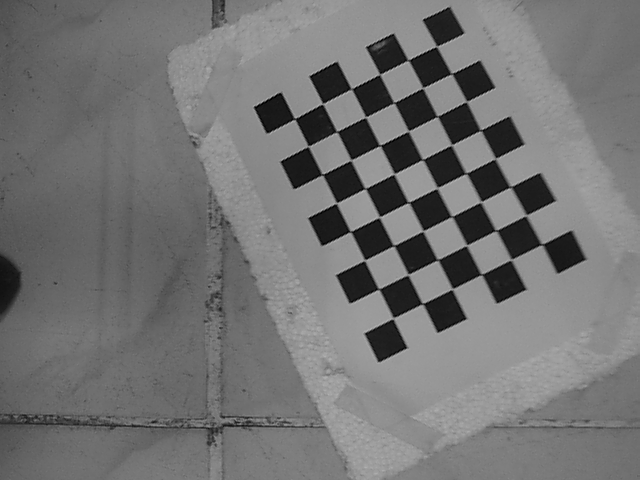
%> input picture camera_calibration/images/img1.png, 640 x 480 px
$ octave main_script.m   (GNU Octave 9; MATLAB toolbox functions it lacks are replaced by stand-ins)
%> lines starting %> are read from the running program, lines starting %| are printed output that depends on the picture
%reading images
img1 = imread('../images/img1.png');
%> img1 is the input picture: size 480x640 uint8; min 0, max 188, mean 115
img2 = imread('../images/img2.png');
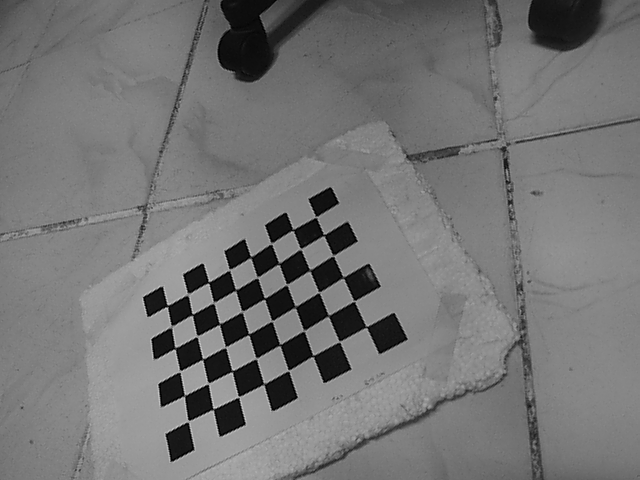
%> input picture camera_calibration/images/img2.png, 640 x 480 px
%> img2 is the input picture: size 480x640 uint8; min 0, max 214, mean 116.4
img3 = imread('../images/img3.png');
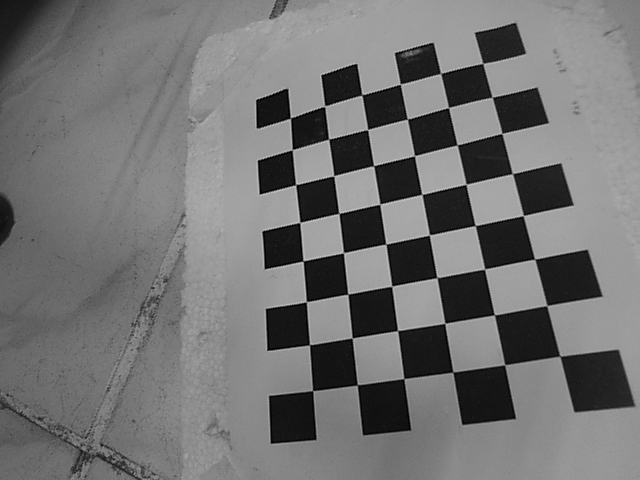
%> input picture camera_calibration/images/img3.png, 640 x 480 px
%> img3 is the input picture: size 480x640 uint8; min 0, max 209, mean 114.1
img4 = imread('../images/img4.png');
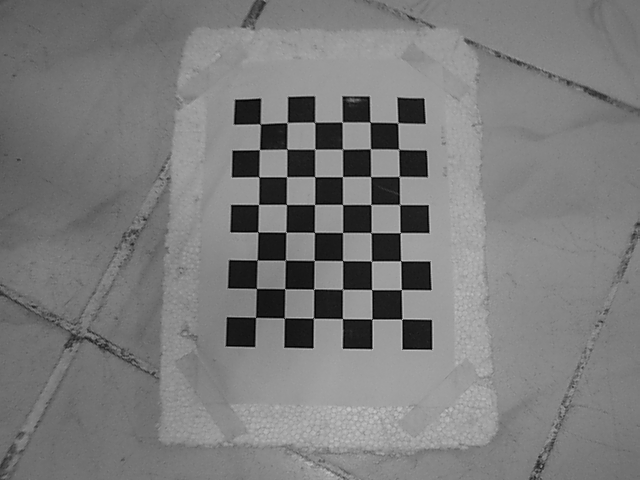
%> input picture camera_calibration/images/img4.png, 640 x 480 px
%> img4 is the input picture: size 480x640 uint8; min 0, max 205, mean 123
img5 = imread('../images/img5.png');
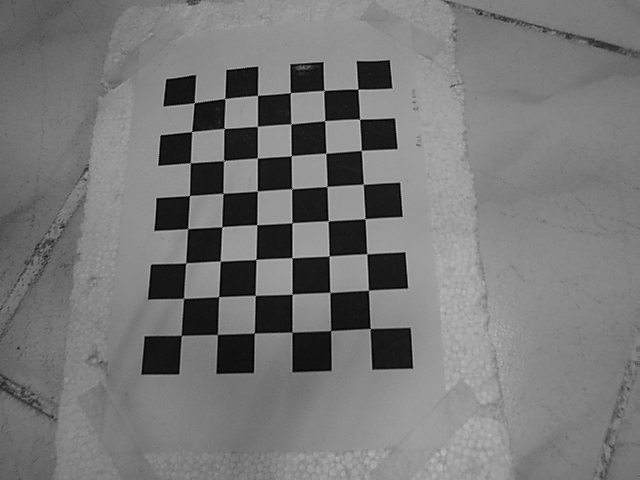
%> input picture camera_calibration/images/img5.png, 640 x 480 px
%> img5 is the input picture: size 480x640 uint8; min 0, max 198, mean 119

%Extracting Checkerboard Corners
%> (the run ends here)
